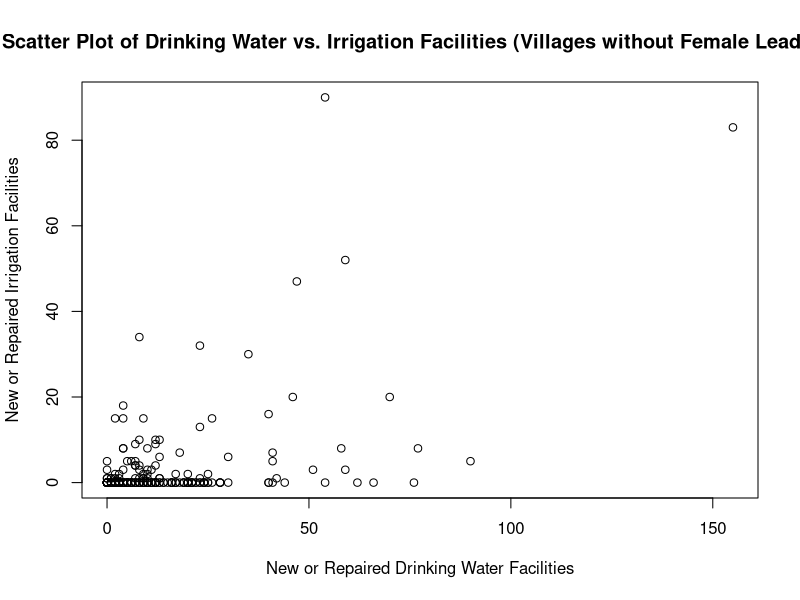

This figure's R source:
# Part I

data <- read.csv('india.csv')

mean_water_female <- mean(data$water[data$female == 1], na.rm = TRUE)
mean_water_male <- mean(data$water[data$female == 0], na.rm = TRUE)

diff_means_water <- mean_water_female - mean_water_male

mean_irrigation_female <- mean(data$irrigation[data$female == 1], na.rm = TRUE)
mean_irrigation_male <- mean(data$irrigation[data$female == 0], na.rm = TRUE)

diff_means_irrigation <- mean_irrigation_female - mean_irrigation_male

cat("Difference in means for water facilities:", round(diff_means_water, 2), "\n")
cat("Difference in means for irrigation facilities:", round(diff_means_irrigation, 2), "\n")

# 1
# (a)

sd_water_female <- sd(data$water[data$female == 1], na.rm = TRUE)
sd_water_male <- sd(data$water[data$female == 0], na.rm = TRUE)

n_female <- sum(data$female == 1, na.rm = TRUE)
n_male <- sum(data$female == 0, na.rm = TRUE)

# Calculate the standard error of the difference-in-means
std_error_water <- sqrt((sd_water_female^2 / n_female) + (sd_water_male^2 / n_male))

cat("Standard Error of the difference-in-means estimator for water facilities:", round(std_error_water, 2), "\n")

# (b)

z_score_water <- diff_means_water / std_error_water

cat("Z-score for the test on water facilities:", round(z_score_water, 2), "\n")

# (d)

p_value_water <- 2 * (1 - pnorm(abs(z_score_water)))

cat("P-value for the test on water facilities:", round(p_value_water, 4), "\n")

# 2
# (a)

null_hypothesis_diff <- -1

z_score_water_null <- (diff_means_water - null_hypothesis_diff) / std_error_water

cat("Z-score for the test with hypothesized difference of -1:", round(z_score_water_null, 2), "\n")

# (b)

p_value_water_null <- 2 * (1 - pnorm(abs(z_score_water_null)))

cat("P-value for the test with hypothesized difference of -1:", round(p_value_water_null, 4), "\n")

# 3
# (a)

z_critical <- qnorm(0.975)
margin_of_error <- z_critical * std_error_water

ci_lower <- diff_means_water - margin_of_error
ci_upper <- diff_means_water + margin_of_error

cat("95% Confidence Interval: [", round(ci_lower, 2), ", ", round(ci_upper, 2), "]\n")

# 4
# (a)

sd_irrigation_female <- sd(data$irrigation[data$female == 1], na.rm = TRUE)
sd_irrigation_male <- sd(data$irrigation[data$female == 0], na.rm = TRUE)

n_female_irrigation <- sum(data$female == 1, na.rm = TRUE)
n_male_irrigation <- sum(data$female == 0, na.rm = TRUE)

std_error_irrigation <- sqrt((sd_irrigation_female^2 / n_female_irrigation) + (sd_irrigation_male^2 / n_male_irrigation))

z_critical <- qnorm(0.975)
margin_of_error_irrigation <- z_critical * std_error_irrigation

ci_lower_irrigation <- diff_means_irrigation - margin_of_error_irrigation
ci_upper_irrigation <- diff_means_irrigation + margin_of_error_irrigation

cat("95% Confidence Interval for Irrigation Facilities: [", round(ci_lower_irrigation, 2), ", ", round(ci_upper_irrigation, 2), "]\n")

# 5
# (a)

data_male <- data[data$female == 0, ]

plot(data_male$water, data_male$irrigation,
     xlab = "New or Repaired Drinking Water Facilities",
     ylab = "New or Repaired Irrigation Facilities",
     main = "Scatter Plot of Drinking Water vs. Irrigation Facilities (Villages without Female Leaders)")

# (b)

covariance_male <- cov(data_male$water, data_male$irrigation, use = "complete.obs")

cat("Covariance (without female leaders):", round(covariance_male, 2), "\n")

# (c)

correlation_male <- cor(data_male$water, data_male$irrigation, use = "complete.obs")

cat("Correlation (without female leaders):", round(correlation_male, 2), "\n")

# (d)

z <- 0.5 * log((1 + correlation_male) / (1 - correlation_male))

se_z <- 1 / sqrt(nrow(data_male) - 3)

z_critical <- qnorm(0.975)

ci_lower_z <- z - z_critical * se_z
ci_upper_z <- z + z_critical * se_z

ci_lower_correlation <- (exp(2 * ci_lower_z) - 1) / (exp(2 * ci_lower_z) + 1)
ci_upper_correlation <- (exp(2 * ci_upper_z) - 1) / (exp(2 * ci_upper_z) + 1)

cat("95% Confidence Interval for Correlation: [", round(ci_lower_correlation, 2), ", ", round(ci_upper_correlation, 2), "]\n")

# Part II

# 6
# (a)

data_online_prices <- read.csv("online_prices.csv")

correlation_prices <- cor(data_online_prices$price, data_online_prices$price_online, use = "complete.obs")

cat("Correlation between price in-store and online:", round(correlation_prices, 5), "\n")

# (c)

n <- sum(!is.na(data_online_prices$price) & !is.na(data_online_prices$price_online))

se_correlation <- sqrt((1 - correlation_prices^2) / (n - 2))

cat("Standard error of the sample correlation coefficient:", round(se_correlation, 5), "\n")

# (d)

z_correlation <- 0.5 * log((1 + correlation_prices) / (1 - correlation_prices))

z_critical <- qnorm(0.975)

ci_lower_z <- z_correlation - z_critical * se_correlation
ci_upper_z <- z_correlation + z_critical * se_correlation

ci_lower_correlation <- (exp(2 * ci_lower_z) - 1) / (exp(2 * ci_lower_z) + 1)
ci_upper_correlation <- (exp(2 * ci_upper_z) - 1) / (exp(2 * ci_upper_z) + 1)

cat("95% Confidence Interval for the correlation: [", round(ci_lower_correlation, 5), ", ", round(ci_upper_correlation, 5), "]\n")

# 7
# (a)

data_online_prices$percent_difference <- ((data_online_prices$price - data_online_prices$price_online) / data_online_prices$price) * 100

mean_percent_difference <- mean(data_online_prices$percent_difference, na.rm = TRUE)

cat("Sample mean of percent_difference:", round(mean_percent_difference, 2), "%\n")

# (c)

n_percent_difference <- sum(!is.na(data_online_prices$percent_difference))

sd_percent_difference <- sd(data_online_prices$percent_difference, na.rm = TRUE)

se_percent_difference <- sd_percent_difference / sqrt(n_percent_difference)

cat("Standard error of the sample mean of percent_difference:", round(se_percent_difference, 5), "\n")

# (d)

margin_of_error_percent_difference <- qnorm(0.975) * se_percent_difference
ci_lower_percent_difference <- mean_percent_difference - margin_of_error_percent_difference
ci_upper_percent_difference <- mean_percent_difference + margin_of_error_percent_difference

cat("95% Confidence Interval for the mean of percent_difference: [", round(ci_lower_percent_difference, 5), ", ", round(ci_upper_percent_difference, 5), "]\n")
